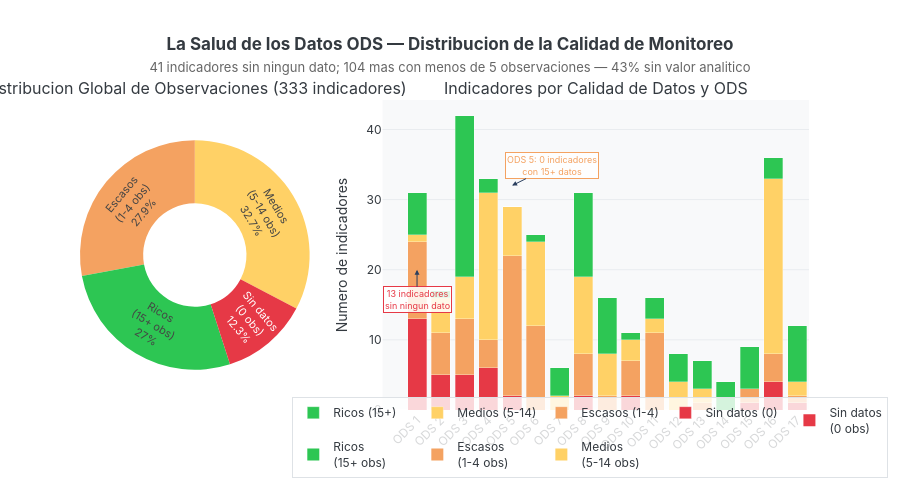

The code cell stored with this chart in its notebook:
### Markdown cell above
## Acto IV — La Salud de los Datos
De los **333 indicadores** del sistema ODS de México:
- **41** no tienen **ningún** dato registrado
- **63** tienen apenas **1–4 observaciones** (menos que una medición por lustro)
- **78** tienen **5–14 observaciones** (pueden describir tendencias muy gruesas)
- **151** tienen **15 o más** observaciones (analizables con cierta confianza)

Es decir: **el 31 % de los indicadores es prácticamente inútil** para medir progreso.

### Code cell
# ══════════════════════════════════════════════════════════════════════════════
# FIGURA 4 — La Salud de los Datos: distribución por ODS
# ══════════════════════════════════════════════════════════════════════════════

# Estadísticas globales
n_total = len(meta)
n_zero  = (meta['n_observations'] == 0).sum()
n_pobre = ((meta['n_observations'] > 0) & (meta['n_observations'] < 5)).sum()
n_medio = ((meta['n_observations'] >= 5) & (meta['n_observations'] < 15)).sum()
n_rico  = (meta['n_observations'] >= 15).sum()

print('Total: {} | Sin datos: {} | Escasos(1-4): {} | Medios(5-14): {} | Ricos(15+): {}'.format(
    n_total, n_zero, n_pobre, n_medio, n_rico
))

fig4 = make_subplots(
    rows=1, cols=2,
    subplot_titles=[
        'Distribucion Global de Observaciones (333 indicadores)',
        'Indicadores por Calidad de Datos y ODS'
    ],
    specs=[[{'type': 'pie'}, {'type': 'xy'}]],
    column_widths=[0.35, 0.65],
    horizontal_spacing=0.10
)

# ── Panel 1: Pie chart global ─────────────────────────────────────────────────
fig4.add_trace(go.Pie(
    labels=['Sin datos<br>(0 obs)', 'Escasos<br>(1-4 obs)', 'Medios<br>(5-14 obs)', 'Ricos<br>(15+ obs)'],
    values=[n_zero, n_pobre, n_medio, n_rico],
    hole=0.45,
    marker_colors=[C_VACIO, C_ESCASO, C_MEDIO, C_DATO],
    textinfo='label+percent',
    textfont=dict(size=11),
    hovertemplate='<b>%{label}</b><br>N: <b>%{value}</b> indicadores (%{percent})<extra></extra>'
), row=1, col=1)

# ── Panel 2: Stacked bar por ODS ─────────────────────────────────────────────
fig4.add_trace(go.Bar(
    name='Sin datos (0)',
    x=['ODS ' + str(o) for o in cov['ods_number']],
    y=cov['n_zero'],
    marker_color=C_VACIO,
    marker_line_color='white', marker_line_width=0.3,
    hovertemplate='<b>%{x}</b><br>Sin datos: <b>%{y}</b><extra></extra>'
), row=1, col=2)

fig4.add_trace(go.Bar(
    name='Escasos (1-4)',
    x=['ODS ' + str(o) for o in cov['ods_number']],
    y=cov['n_escasos'],
    marker_color=C_ESCASO,
    marker_line_color='white', marker_line_width=0.3,
    hovertemplate='<b>%{x}</b><br>Escasos: <b>%{y}</b><extra></extra>'
), row=1, col=2)

fig4.add_trace(go.Bar(
    name='Medios (5-14)',
    x=['ODS ' + str(o) for o in cov['ods_number']],
    y=cov['n_medios'],
    marker_color=C_MEDIO,
    marker_line_color='white', marker_line_width=0.3,
    hovertemplate='<b>%{x}</b><br>Medios: <b>%{y}</b><extra></extra>'
), row=1, col=2)

fig4.add_trace(go.Bar(
    name='Ricos (15+)',
    x=['ODS ' + str(o) for o in cov['ods_number']],
    y=cov['n_ricos'],
    marker_color=C_DATO,
    marker_line_color='white', marker_line_width=0.3,
    hovertemplate='<b>%{x}</b><br>Ricos (15+): <b>%{y}</b><extra></extra>'
), row=1, col=2)

# Anotaciones destacadas
fig4.add_annotation(
    x='ODS 1', y=20,
    text='13 indicadores<br>sin ningun dato',
    showarrow=True, arrowhead=2, ax=0, ay=30,
    font=dict(size=9, color=C_VACIO),
    bgcolor='rgba(255,255,255,0.85)', bordercolor=C_VACIO, borderwidth=1,
    row=1, col=2
)
fig4.add_annotation(
    x='ODS 5', y=32,
    text='ODS 5: 0 indicadores<br>con 15+ datos',
    showarrow=True, arrowhead=2, ax=40, ay=-20,
    font=dict(size=9, color=C_ESCASO),
    bgcolor='rgba(255,255,255,0.85)', bordercolor=C_ESCASO, borderwidth=1,
    row=1, col=2
)

fig4.update_xaxes(tickangle=-45, row=1, col=2)
fig4.update_yaxes(title_text='Numero de indicadores', showgrid=True, gridcolor='#E9ECEF', row=1, col=2)

fig4.update_layout(
    title=dict(
        text='<b>La Salud de los Datos ODS — Distribucion de la Calidad de Monitoreo</b><br>'
             '<span style="font-size:13px;color:#666;font-weight:normal">'
             '41 indicadores sin ningun dato; 104 mas con menos de 5 observaciones — 43% sin valor analitico</span>',
        x=0.5, xanchor='center'
    ),
    barmode='stack',
    height=500, plot_bgcolor=C_FONDO, paper_bgcolor='white',
    font=dict(family='Inter, Arial, sans-serif', color=C_LINEA),
    legend=dict(
        orientation='h', yanchor='bottom', y=-0.22, xanchor='center', x=0.7,
        bgcolor='rgba(255,255,255,0.8)', bordercolor='#DEE2E6', borderwidth=1
    ),
    margin=dict(t=100, b=90)
)
fig4.show()

### Figure 1 — Plotly figure (JSON) as saved in the notebook; plotly's stock layout.template omitted (floating-point values rounded to 4 significant figures)
{"data": [{"domain": {"x": [0, 0.315], "y": [0, 1]}, "hole": 0.45, "hovertemplate": "<b>%{label}</b><br>N: <b>%{value}</b> indicadores (%{percent})<extra></extra>", "labels": ["Sin datos<br>(0 obs)", "Escasos<br>(1-4 obs)", "Medios<br>(5-14 obs)", "Ricos<br>(15+ obs)"], "marker": {"colors": ["#E63946", "#F4A261", "#FFD166", "#2DC653"]}, "textfont": {"size": 11}, "textinfo": "label+percent", "type": "pie", "values": [41, 93, 109, 90]}, {"hovertemplate": "<b>%{x}</b><br>Sin datos: <b>%{y}</b><extra></extra>", "marker": {"color": "#E63946", "line": {"color": "white", "width": 0.3}}, "name": "Sin datos (0)", "type": "bar", "x": ["ODS 1", "ODS 2", "ODS 3", "ODS 4", "ODS 5", "ODS 6", "ODS 7", "ODS 8", "ODS 9", "ODS 10", "ODS 11", "ODS 12", "ODS 13", "ODS 14", "ODS 15", "ODS 16", "ODS 17"], "xaxis": "x", "y": [13, 5, 5, 6, 2, 0, 0, 2, 0, 2, 0, 0, 0, 0, 1, 4, 1], "yaxis": "y"}, {"hovertemplate": "<b>%{x}</b><br>Escasos: <b>%{y}</b><extra></extra>", "marker": {"color": "#F4A261", "line": {"color": "white", "width": 0.3}}, "name": "Escasos (1-4)", "type": "bar", "x": ["ODS 1", "ODS 2", "ODS 3", "ODS 4", "ODS 5", "ODS 6", "ODS 7", "ODS 8", "ODS 9", "ODS 10", "ODS 11", "ODS 12", "ODS 13", "ODS 14", "ODS 15", "ODS 16", "ODS 17"], "xaxis": "x", "y": [11, 6, 8, 4, 20, 12, 0, 6, 2, 5, 11, 0, 1, 0, 2, 4, 1], "yaxis": "y"}, {"hovertemplate": "<b>%{x}</b><br>Medios: <b>%{y}</b><extra></extra>", "marker": {"color": "#FFD166", "line": {"color": "white", "width": 0.3}}, "name": "Medios (5-14)", "type": "bar", "x": ["ODS 1", "ODS 2", "ODS 3", "ODS 4", "ODS 5", "ODS 6", "ODS 7", "ODS 8", "ODS 9", "ODS 10", "ODS 11", "ODS 12", "ODS 13", "ODS 14", "ODS 15", "ODS 16", "ODS 17"], "xaxis": "x", "y": [1, 5, 6, 21, 7, 12, 2, 11, 6, 3, 2, 4, 2, 0, 0, 25, 2], "yaxis": "y"}, {"hovertemplate": "<b>%{x}</b><br>Ricos (15+): <b>%{y}</b><extra></extra>", "marker": {"color": "#2DC653", "line": {"color": "white", "width": 0.3}}, "name": "Ricos (15+)", "type": "bar", "x": ["ODS 1", "ODS 2", "ODS 3", "ODS 4", "ODS 5", "ODS 6", "ODS 7", "ODS 8", "ODS 9", "ODS 10", "ODS 11", "ODS 12", "ODS 13", "ODS 14", "ODS 15", "ODS 16", "ODS 17"], "xaxis": "x", "y": [6, 1, 23, 2, 0, 1, 4, 12, 8, 1, 3, 4, 4, 4, 6, 3, 8], "yaxis": "y"}], "layout": {"annotations": [{"font": {"size": 16}, "showarrow": false, "text": "Distribucion Global de Observaciones (333 indicadores)", "x": 0.1575, "xanchor": "center", "xref": "paper", "y": 1, "yanchor": "bottom", "yref": "paper"}, {"font": {"size": 16}, "showarrow": false, "text": "Indicadores por Calidad de Datos y ODS", "x": 0.7075, "xanchor": "center", "xref": "paper", "y": 1, "yanchor": "bottom", "yref": "paper"}, {"arrowhead": 2, "ax": 0, "ay": 30, "bgcolor": "rgba(255,255,255,0.85)", "bordercolor": "#E63946", "borderwidth": 1, "font": {"color": "#E63946", "size": 9}, "showarrow": true, "text": "13 indicadores<br>sin ningun dato", "x": "ODS 1", "xref": "x", "y": 20, "yref": "y"}, {"arrowhead": 2, "ax": 40, "ay": -20, "bgcolor": "rgba(255,255,255,0.85)", "bordercolor": "#F4A261", "borderwidth": 1, "font": {"color": "#F4A261", "size": 9}, "showarrow": true, "text": "ODS 5: 0 indicadores<br>con 15+ datos", "x": "ODS 5", "xref": "x", "y": 32, "yref": "y"}], "barmode": "stack", "font": {"color": "#343A40", "family": "Inter, Arial, sans-serif"}, "height": 500, "legend": {"bgcolor": "rgba(255,255,255,0.8)", "bordercolor": "#DEE2E6", "borderwidth": 1, "orientation": "h", "x": 0.7, "xanchor": "center", "y": -0.22, "yanchor": "bottom"}, "margin": {"b": 90, "t": 100}, "paper_bgcolor": "white", "plot_bgcolor": "#F8F9FA", "title": {"text": "<b>La Salud de los Datos ODS — Distribucion de la Calidad de Monitoreo</b><br><span style=\"font-size:13px;color:#666;font-weight:normal\">41 indicadores sin ningun dato; 104 mas con menos de 5 observaciones — 43% sin valor analitico</span>", "x": 0.5, "xanchor": "center"}, "xaxis": {"anchor": "y", "domain": [0.415, 1], "tickangle": -45}, "yaxis": {"anchor": "x", "domain": [0, 1], "gridcolor": "#E9ECEF", "showgrid": true, "title": {"text": "Numero de indicadores"}}}}
